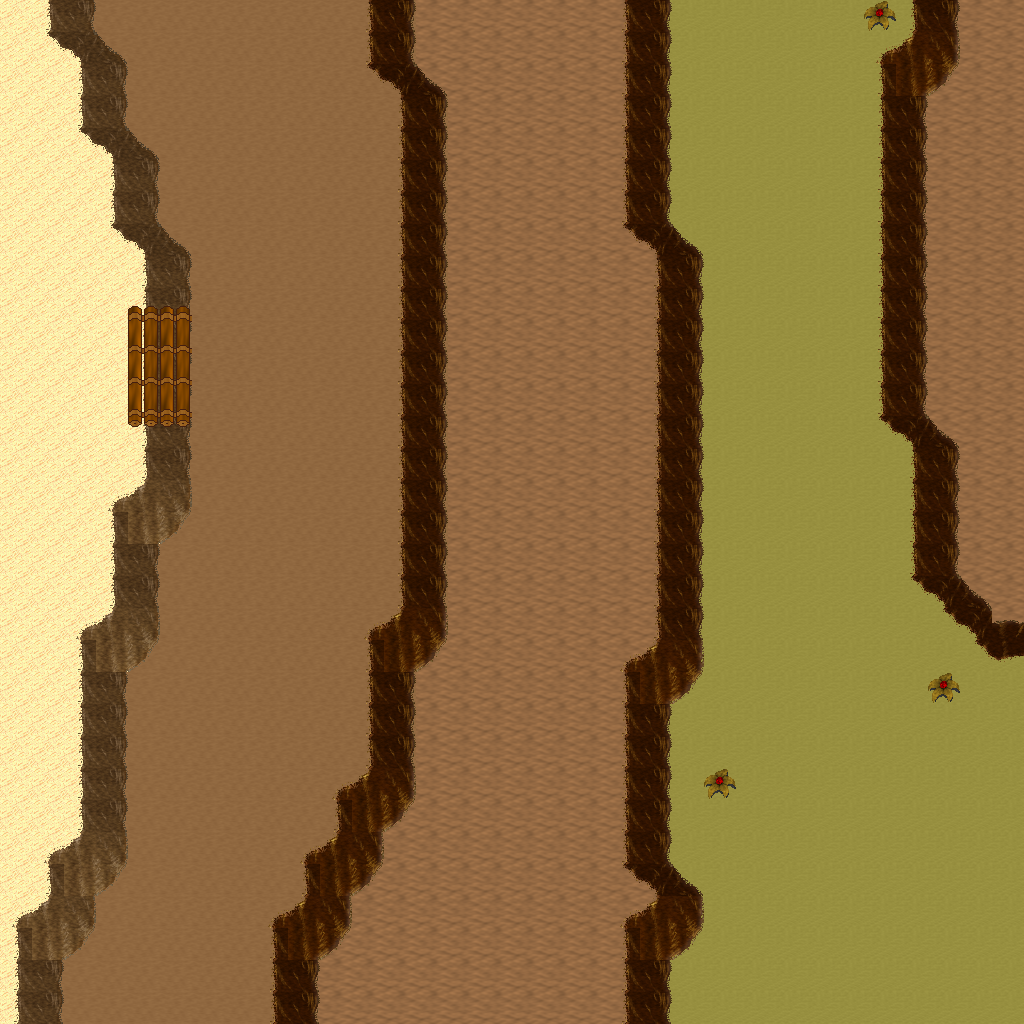

Below is a game level as drawn by its tile map, then a one-line description and the .tmx that defines it (tile-layer data replaced by summaries):
An orthogonal 32x32 tile map with 32x32 px tiles, 5 tile layers (Ground, Objects, Objects2, Above, ...), 1 hidden layer not drawn, 10 tilesets.

<map version="1.10" tiledversion="1.11.0" orientation="orthogonal" renderorder="right-down" width="32" height="32" tilewidth="32" tileheight="32" infinite="0" nextlayerid="11" nextobjectid="1">
 <tileset firstgid="1" name="logic_collision" tilewidth="32" tileheight="32" tilecount="1" columns="1">
  <image source="../drawable/logic_collision.png" width="32" height="32" />
 </tileset>
 <tileset firstgid="2" name="ground_ground" tilewidth="32" tileheight="32" tilecount="33" columns="3">
  <image source="../drawable/ground_ground.png" width="96" height="352" />
 </tileset>
 <tileset firstgid="35" name="ground_ridge_earth_pale" tilewidth="32" tileheight="32" tilecount="96" columns="12">
  <image source="../drawable/ground_ridge_earth_pale.png" width="384" height="256" />
 </tileset>
 <tileset firstgid="131" name="ground_ridge_earth_dark" tilewidth="32" tileheight="32" tilecount="96" columns="12">
  <image source="../drawable/ground_ridge_earth_dark.png" width="384" height="256" />
 </tileset>
 <tileset firstgid="227" name="terrain_desert" tilewidth="32" tileheight="32" tilecount="88" columns="8">
  <image source="../drawable/terrain_desert.png" width="256" height="352" />
 </tileset>
 <tileset firstgid="315" name="ground_ladder_horizontal_dark" tilewidth="32" tileheight="32" tilecount="3" columns="1">
  <image source="../drawable/ground_ladder_horizontal_dark.png" width="32" height="96" />
 </tileset>
 <tileset firstgid="318" name="plant_bush_various_small" tilewidth="32" tileheight="32" tilecount="9" columns="3">
  <image source="../drawable/plant_bush_various_small.png" width="96" height="96" />
 </tileset>
 <tileset firstgid="327" name="plant_cactus_2" tilewidth="32" tileheight="32" tilecount="10" columns="5">
  <image source="../drawable/plant_cactus_2.png" width="160" height="64" />
 </tileset>
 <tileset firstgid="337" name="plant_tree_evergreen" tilewidth="32" tileheight="32" tilecount="36" columns="3">
  <image source="../drawable/plant_tree_evergreen.png" width="96" height="384" />
 </tileset>
 <tileset firstgid="373" name="ground_sand_2" tilewidth="32" tileheight="32" tilecount="15" columns="5">
  <image source="../drawable/ground_sand_2.png" width="160" height="96" />
 </tileset>
 <layer id="1" name="Ground" width="32" height="32">
  <data>[1024 cells, 1024 non-empty, 4 distinct tile ids]</data>
 </layer>
 <layer id="2" name="Objects" width="32" height="32">
  <data>[1024 cells, 268 non-empty, 23 distinct tile ids]</data>
 </layer>
 <layer id="3" name="Objects2" width="32" height="32">
  <data>[1024 cells, 10 non-empty, 3 distinct tile ids]</data>
 </layer>
 <layer id="4" name="Above" width="32" height="32">
  <data>[1024 cells, 0 non-empty, 0 distinct tile ids]</data>
 </layer>
 <layer id="5" name="Above2" width="32" height="32">
  <data>[1024 cells, 0 non-empty, 0 distinct tile ids]</data>
 </layer>
 <layer id="6" name="Walkable" width="32" height="32" visible="0">
  <data>[1024 cells, 128 non-empty, 1 distinct tile ids]</data>
 </layer>
 <objectgroup id="7" name="Mapevents" />
 <objectgroup id="8" name="Spawn" />
 <objectgroup id="9" name="Keys" />
 <objectgroup id="10" name="Replace" />
</map>
